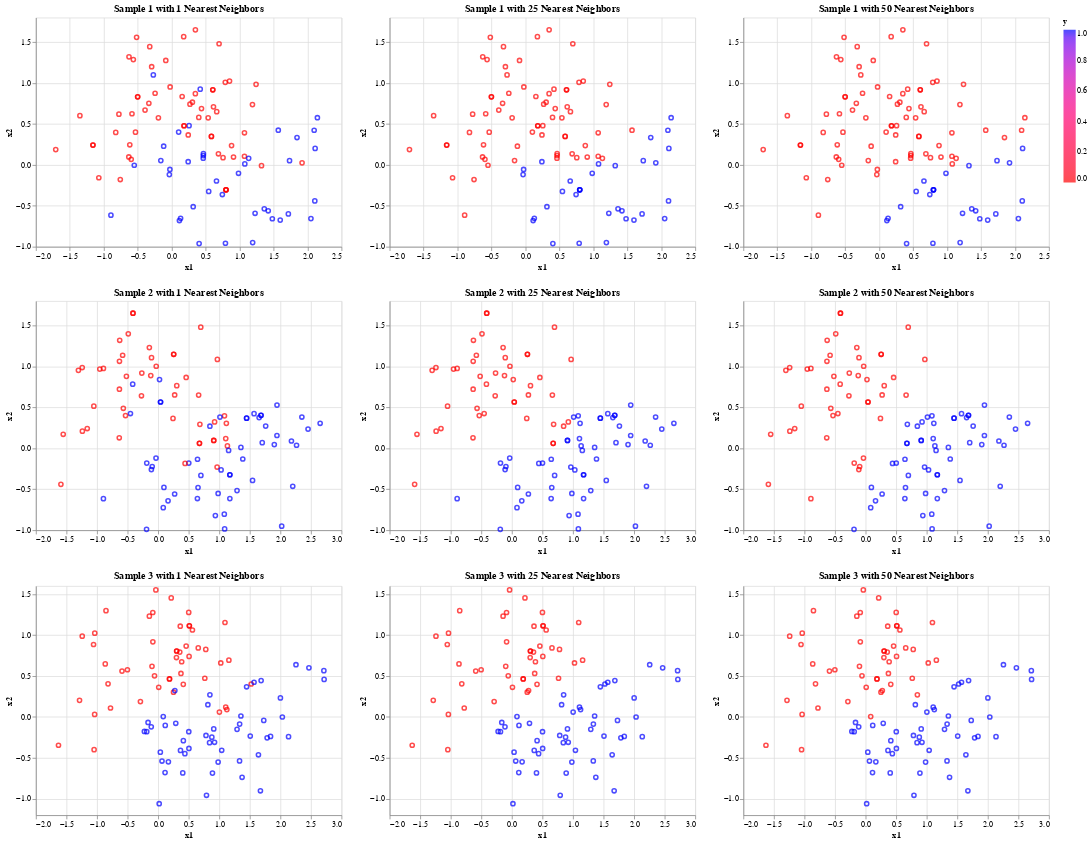

Notebook source saved alongside this figure:
### Markdown cell above
**(c)** Visualizing Data Subsets

### Code cell
myCharts = [[], [], []]

for i in range(3):
    indices = np.random.randint(low = 0, high = 1000, size = 100)

    for eachK in [1, 25, 50]:
        scikit_classifier = KNeighborsClassifier(n_neighbors = eachK)
        scikit_classifier.fit(X_data[indices, :], Y_data[indices])
        scikit_predictions = scikit_classifier.predict(X_data[indices, :])
        
        myCharts[i].append(
            alt.Chart(
                pd.DataFrame(
                    {'x1': X_data[indices, 0], 
                    'x2': X_data[indices, 1], 
                    'y': scikit_predictions}),
                    title = f"Sample {i + 1} with {eachK} Nearest Neighbors").mark_point().encode(
                        x='x1', 
                        y='x2', 
                        color=alt.Color('y', scale=alt.Scale(domain=[0.0, 1.0], range=['red', 'blue']))))
            
alt.vconcat(
    alt.hconcat(
        myCharts[0][0], 
        myCharts[0][1], 
        myCharts[0][2]), 
        alt.hconcat(
            myCharts[1][0], 
            myCharts[1][1], 
            myCharts[1][2]), 
            alt.hconcat(
                myCharts[2][0], 
                myCharts[2][1], 
                myCharts[2][2]))
